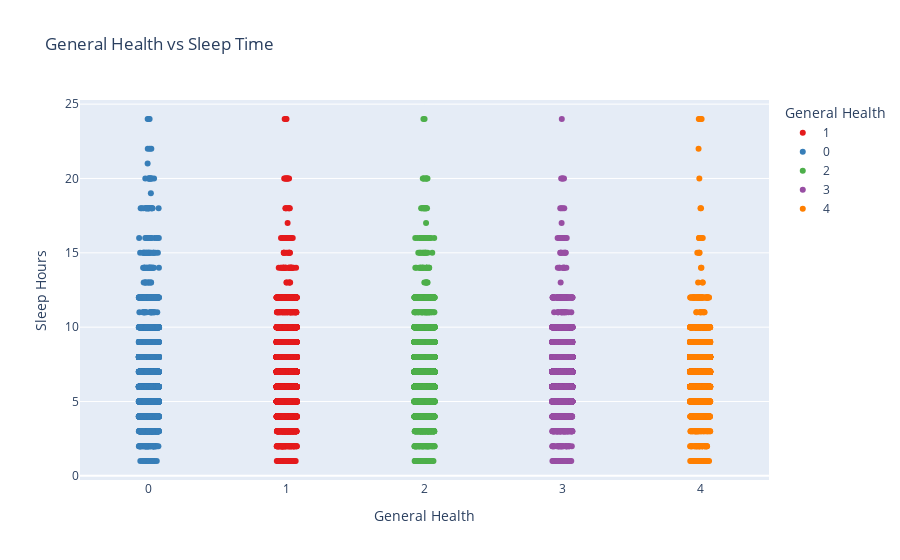

Write notebook code for a chart like this one.
### Code cell
fig = px.strip(full_data, x="GenHealth", y="SleepTime", color="GenHealth",
                title="General Health vs Sleep Time",
                color_discrete_sequence=px.colors.qualitative.Set1,
                labels={"GenHealth": "General Health", "SleepTime": "Sleep Hours"})
fig.show()

### Figure 1 — Plotly figure (JSON) as saved in the notebook; plotly's stock layout.template omitted (floating-point values rounded to 4 significant figures; data arrays with more than 128 entries replaced by an {"elided": "..."} marker saying what was removed)
{"data": [{"alignmentgroup": "True", "boxpoints": "all", "fillcolor": "rgba(255,255,255,0)", "hoveron": "points", "hovertemplate": "General Health=%{x}<br>Sleep Hours=%{y}<extra></extra>", "legendgroup": "1", "line": {"color": "rgba(255,255,255,0)"}, "marker": {"color": "rgb(228,26,28)"}, "name": "1", "offsetgroup": "1", "orientation": "v", "pointpos": 0, "showlegend": true, "type": "box", "x": {"elided": "10924 int values"}, "x0": " ", "xaxis": "x", "y": {"elided": "10924 int values"}, "y0": " ", "yaxis": "y"}, {"alignmentgroup": "True", "boxpoints": "all", "fillcolor": "rgba(255,255,255,0)", "hoveron": "points", "hovertemplate": "General Health=%{x}<br>Sleep Hours=%{y}<extra></extra>", "legendgroup": "0", "line": {"color": "rgba(255,255,255,0)"}, "marker": {"color": "rgb(55,126,184)"}, "name": "0", "offsetgroup": "0", "orientation": "v", "pointpos": 0, "showlegend": true, "type": "box", "x": {"elided": "4902 int values"}, "x0": " ", "xaxis": "x", "y": {"elided": "4902 int values"}, "y0": " ", "yaxis": "y"}, {"alignmentgroup": "True", "boxpoints": "all", "fillcolor": "rgba(255,255,255,0)", "hoveron": "points", "hovertemplate": "General Health=%{x}<br>Sleep Hours=%{y}<extra></extra>", "legendgroup": "2", "line": {"color": "rgba(255,255,255,0)"}, "marker": {"color": "rgb(77,175,74)"}, "name": "2", "offsetgroup": "2", "orientation": "v", "pointpos": 0, "showlegend": true, "type": "box", "x": {"elided": "20619 int values"}, "x0": " ", "xaxis": "x", "y": {"elided": "20619 int values"}, "y0": " ", "yaxis": "y"}, {"alignmentgroup": "True", "boxpoints": "all", "fillcolor": "rgba(255,255,255,0)", "hoveron": "points", "hovertemplate": "General Health=%{x}<br>Sleep Hours=%{y}<extra></extra>", "legendgroup": "3", "line": {"color": "rgba(255,255,255,0)"}, "marker": {"color": "rgb(152,78,163)"}, "name": "3", "offsetgroup": "3", "orientation": "v", "pointpos": 0, "showlegend": true, "type": "box", "x": {"elided": "19807 int values"}, "x0": " ", "xaxis": "x", "y": {"elided": "19807 int values"}, "y0": " ", "yaxis": "y"}, {"alignmentgroup": "True", "boxpoints": "all", "fillcolor": "rgba(255,255,255,0)", "hoveron": "points", "hovertemplate": "General Health=%{x}<br>Sleep Hours=%{y}<extra></extra>", "legendgroup": "4", "line": {"color": "rgba(255,255,255,0)"}, "marker": {"color": "rgb(255,127,0)"}, "name": "4", "offsetgroup": "4", "orientation": "v", "pointpos": 0, "showlegend": true, "type": "box", "x": {"elided": "10577 int values"}, "x0": " ", "xaxis": "x", "y": {"elided": "10577 int values"}, "y0": " ", "yaxis": "y"}], "layout": {"boxmode": "overlay", "legend": {"title": {"text": "General Health"}, "tracegroupgap": 0}, "title": {"text": "General Health vs Sleep Time"}, "xaxis": {"anchor": "y", "categoryarray": [1, 0, 2, 3, 4], "categoryorder": "array", "domain": [0, 1], "title": {"text": "General Health"}}, "yaxis": {"anchor": "x", "domain": [0, 1], "title": {"text": "Sleep Hours"}}}}
